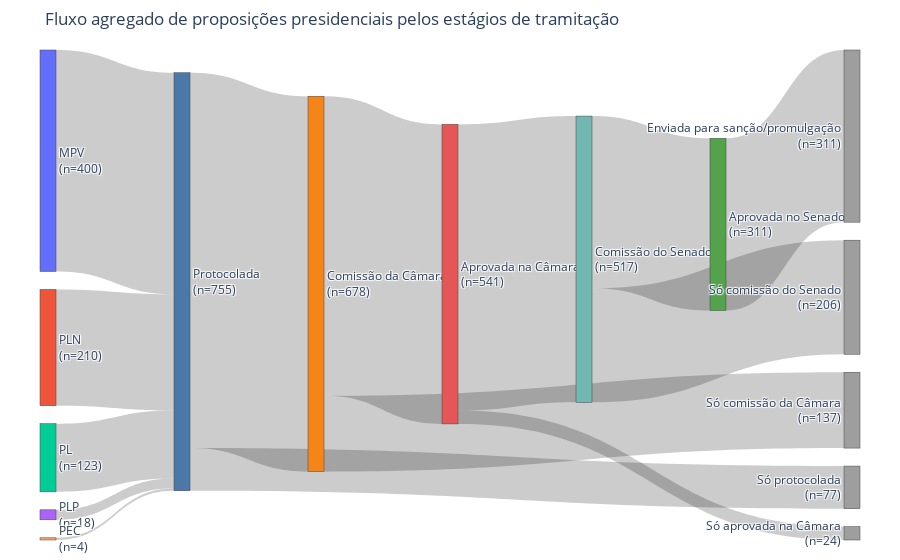

Notebook source saved alongside this figure:
### Code cell
import plotly.graph_objects as go
from plotly.colors import qualitative as qualitative_colors
import itertools

# IDs internos dos estágios
stage_order = ["filed", "committee-1", "floor-1", "committee-2", "floor-2"]
stage_to_idx = {stage: idx for idx, stage in enumerate(stage_order)}

# Mapeamento para nomes exibidos (estágios)
stage_display = {
    "filed": "Protocolada",
    "committee-1": "Comissão da Câmara",
    "floor-1": "Aprovada na Câmara",
    "committee-2": "Comissão do Senado",
    "floor-2": "Aprovada no Senado",
}

# Personalização dos rótulos de saída (final)
# - FINAL_SUFFIX define o sufixo padrão a ser anexado ao nome do estágio
# - FINAL_DISPLAY permite sobrescrever por estágio específico
FINAL_SUFFIX = " (final)"
FINAL_DISPLAY = {
    "filed": "Só protocolada",
    "committee-1": "Só comissão da Câmara",
    "floor-1": "Só aprovada na Câmara",
    "committee-2": "Só comissão do Senado",
    "floor-2": "Enviada para sanção/promulgação",
}

# Separador de linha para rótulos do Plotly
LINE_BREAK = "<br>"

flow_source_df = pres_bill_df.dropna(subset=["billtype", "score_label"]).copy()
flow_source_df = flow_source_df[flow_source_df["score_label"].isin(stage_order)].copy()
flow_source_df["stage_index"] = flow_source_df["score_label"].map(stage_to_idx)

if flow_source_df.empty:
    print("Nenhuma proposição presidencial com os estágios informados.")
else:
    final_stage_counts = (
        flow_source_df.groupby(["billtype", "stage_index"], as_index=False)
        .size()
        .rename(columns={"size": "count"})
    )

    stage_counts_pivot = (
        final_stage_counts.pivot(index="billtype", columns="stage_index", values="count")
        .fillna(0)
        .astype(int)
        .reindex(columns=range(len(stage_order)), fill_value=0)
    )

    if stage_counts_pivot.empty:
        print("Nenhuma proposição presidencial com os estágios informados.")
    else:
        billtypes = stage_counts_pivot.index.tolist()
        billtypes.sort(key=lambda bt: stage_counts_pivot.loc[bt].sum(), reverse=True)

        total_per_type = stage_counts_pivot.sum(axis=1).astype(int)
        final_counts_by_stage = stage_counts_pivot.sum(axis=0).astype(int)
        survivors_by_stage = final_counts_by_stage.iloc[::-1].cumsum().iloc[::-1].astype(int)

        stage_reached_counts = {
            stage_order[idx]: int(survivors_by_stage.iloc[idx])
            for idx in range(len(stage_order))
        }
        final_counts_map = {
            stage_order[idx]: int(final_counts_by_stage.iloc[idx])
            for idx in range(len(stage_order))
        }

        node_labels_internal = []  # manter rótulos internos para o grafo
        node_index = {}

        def ensure_node(label: str):
            if label not in node_index:
                node_index[label] = len(node_labels_internal)
                node_labels_internal.append(label)
            return node_index[label]

        # Tipo das proposições (origem) -> estágio 'filed'
        for billtype in billtypes:
            ensure_node(billtype)

        # Nós dos estágios agregados
        for stage in stage_order:
            ensure_node(stage)

        # Nós finais ("saídas") por estágio
        for stage in stage_order:
            ensure_node(f"{stage} (final)")

        sources = []
        targets = []
        values = []
        link_custom = []

        def pretty_stage(internal: str) -> str:
            # Converte identificador interno para nome exibido
            return stage_display.get(internal, internal)

        def pretty_final(internal_stage: str) -> str:
            # Nome exibido para nós finais; permite override por estágio
            return FINAL_DISPLAY.get(internal_stage, f"{pretty_stage(internal_stage)}{FINAL_SUFFIX}")

        def pretty_label(label: str) -> str:
            if label.endswith("(final)"):
                base = label[:-8].strip()
                return pretty_final(base)
            elif label in stage_order:
                return pretty_stage(label)
            else:
                return label  # billtype

        def label_with_count(label: str) -> str:
            if label.endswith("(final)"):
                base = label[:-8].strip()
                count = final_counts_map.get(base, 0)
                return f"{pretty_final(base)}{LINE_BREAK}(n={count})"
            if label in stage_order:
                count = stage_reached_counts.get(label, 0)
                return f"{pretty_stage(label)}{LINE_BREAK}(n={count})"
            if label in total_per_type.index:
                count = int(total_per_type.loc[label])
                return f"{label}{LINE_BREAK}(n={count})"
            return pretty_label(label)

        def add_link(src_label: str, tgt_label: str, value: int):
            value = int(value)
            if value <= 0:
                return
            sources.append(node_index[src_label])
            targets.append(node_index[tgt_label])
            values.append(value)
            link_custom.append(f"{pretty_label(src_label)} → {pretty_label(tgt_label)}: {value}")

        # Fluxo inicial: cada tipo alimenta 'filed'
        filed_stage = stage_order[0]
        for billtype in billtypes:
            count = int(total_per_type.loc[billtype])
            add_link(billtype, filed_stage, count)

        # Para cada estágio: saída final + sobreviventes para o próximo
        for idx, stage in enumerate(stage_order):
            final_here = int(final_counts_by_stage.iloc[idx])
            add_link(stage, f"{stage} (final)", final_here)
            if idx < len(stage_order) - 1:
                survivors_next = int(survivors_by_stage.iloc[idx + 1])
                next_stage = stage_order[idx + 1]
                add_link(stage, next_stage, survivors_next)

        # Cores dos tipos
        palette_cycle = itertools.cycle(qualitative_colors.Plotly)
        type_color = {billtype: next(palette_cycle) for billtype in billtypes}

        # Paleta de estágios
        stage_palette = ["#4C78A8", "#F58518", "#E45756", "#72B7B2", "#54A24B"]
        stage_color_map = {stage: stage_palette[idx % len(stage_palette)] for idx, stage in enumerate(stage_order)}

        def base_of(label: str) -> str:
            if label.endswith("(final)"):
                return label[:-8].strip()
            return label

        node_colors = []
        for label in node_labels_internal:
            base = base_of(label)
            if base in type_color:
                node_colors.append(type_color[base])
            elif base in stage_color_map and not label.endswith("(final)"):
                node_colors.append(stage_color_map[base])
            elif label.endswith("(final)"):
                node_colors.append("#9e9e9e")
            else:
                node_colors.append("#BBBBBB")

        # Rótulos exibidos (mapeados)
        display_labels = [label_with_count(lbl) for lbl in node_labels_internal]

        sankey_fig = go.Figure(
            data=[
                go.Sankey(
                    node=dict(
                        label=display_labels,
                        pad=18,
                        thickness=16,
                        color=node_colors,
                    ),
                    link=dict(
                        source=sources,
                        target=targets,
                        value=values,
                        hovertemplate="%{customdata}<extra></extra>",
                        customdata=link_custom,
                    ),
                )
            ]
        )

        sankey_fig.update_layout(
            title_text="Fluxo agregado de proposições presidenciais pelos estágios de tramitação",
            font=dict(size=12),
            margin=dict(l=40, r=40, t=50, b=20),
        )
        sankey_fig.show()

### Figure 1 — Plotly figure (JSON) as saved in the notebook; plotly's stock layout.template omitted (floating-point values rounded to 4 significant figures)
{"data": [{"link": {"customdata": ["MPV → Protocolada: 400", "PLN → Protocolada: 210", "PL → Protocolada: 123", "PLP → Protocolada: 18", "PEC → Protocolada: 4", "Protocolada → Só protocolada: 77", "Protocolada → Comissão da Câmara: 678", "Comissão da Câmara → Só comissão da Câmara: 137", "Comissão da Câmara → Aprovada na Câmara: 541", "Aprovada na Câmara → Só aprovada na Câmara: 24", "Aprovada na Câmara → Comissão do Senado: 517", "Comissão do Senado → Só comissão do Senado: 206", "Comissão do Senado → Aprovada no Senado: 311", "Aprovada no Senado → Enviada para sanção/promulgação: 311"], "hovertemplate": "%{customdata}<extra></extra>", "source": [0, 1, 2, 3, 4, 5, 5, 6, 6, 7, 7, 8, 8, 9], "target": [5, 5, 5, 5, 5, 10, 6, 11, 7, 12, 8, 13, 9, 14], "value": [400, 210, 123, 18, 4, 77, 678, 137, 541, 24, 517, 206, 311, 311]}, "node": {"color": ["#636EFA", "#EF553B", "#00CC96", "#AB63FA", "#FFA15A", "#4C78A8", "#F58518", "#E45756", "#72B7B2", "#54A24B", "#9e9e9e", "#9e9e9e", "#9e9e9e", "#9e9e9e", "#9e9e9e"], "label": ["MPV<br>(n=400)", "PLN<br>(n=210)", "PL<br>(n=123)", "PLP<br>(n=18)", "PEC<br>(n=4)", "Protocolada<br>(n=755)", "Comissão da Câmara<br>(n=678)", "Aprovada na Câmara<br>(n=541)", "Comissão do Senado<br>(n=517)", "Aprovada no Senado<br>(n=311)", "Só protocolada<br>(n=77)", "Só comissão da Câmara<br>(n=137)", "Só aprovada na Câmara<br>(n=24)", "Só comissão do Senado<br>(n=206)", "Enviada para sanção/promulgação<br>(n=311)"], "pad": 18, "thickness": 16}, "type": "sankey"}], "layout": {"font": {"size": 12}, "margin": {"b": 20, "l": 40, "r": 40, "t": 50}, "title": {"text": "Fluxo agregado de proposições presidenciais pelos estágios de tramitação"}}}
